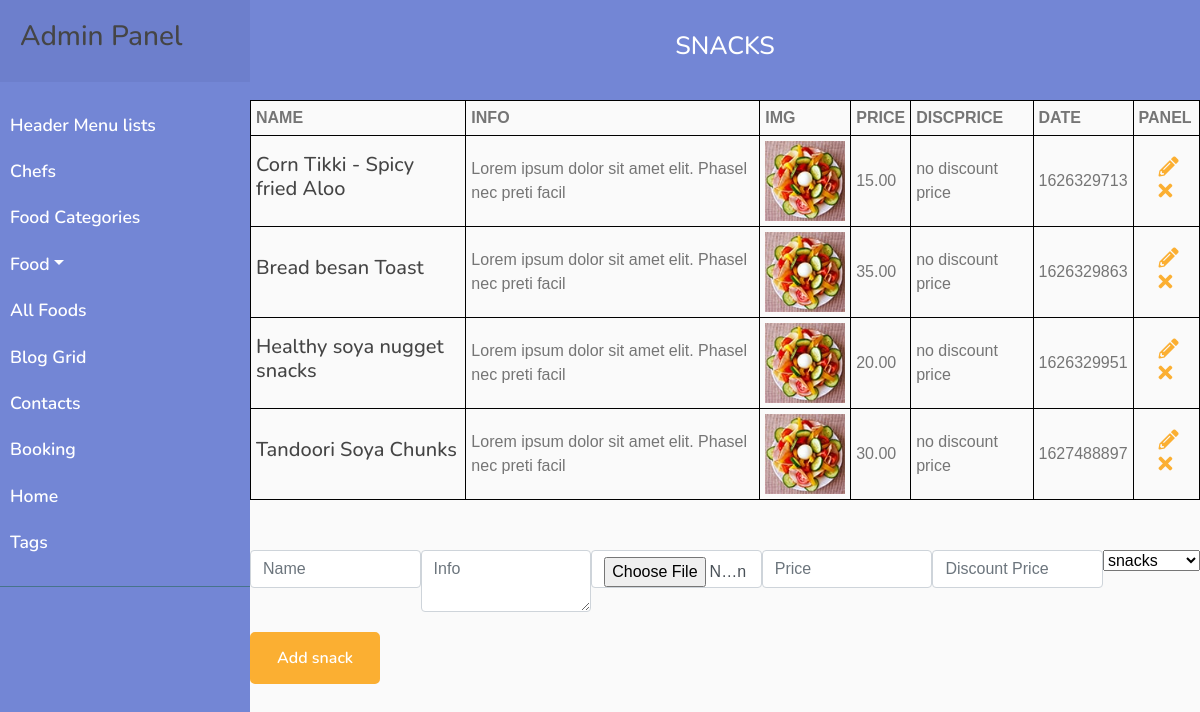
/php/admin/snacks.php?catId=2, run on the app's committed database.
### tables this page shows
CREATE TABLE `all_foods` (
  `id` int(16) NOT NULL,
  `name` varchar(128) NOT NULL,
  `info` text NOT NULL,
  `img` varchar(128) NOT NULL,
  `price` varchar(16) NOT NULL,
  `discPrice` varchar(16) NOT NULL,
  `categories_id` int(16) NOT NULL,
  `date` int(32) NOT NULL
);

### php/admin/snacks.php (the view, shortened to what this page needs)
<!DOCTYPE html>
<html lang="en">
<head>
    <link href="https://stackpath.bootstrapcdn.com/bootstrap/4.4.1/css/bootstrap.min.css" rel="stylesheet">
    <link href="https://cdnjs.cloudflare.com/ajax/libs/font-awesome/5.10.0/css/all.min.css" rel="stylesheet">
    <link href="../../lib/animate/animate.min.css" rel="stylesheet">
    <link href="../../lib/owlcarousel/assets/owl.carousel.min.css" rel="stylesheet">
    <link href="../../lib/flaticon/font/flaticon.css" rel="stylesheet">
    <link href="../../lib/tempusdominus/css/tempusdominus-bootstrap-4.min.css" rel="stylesheet" />
    <link href="../../css/style.css" rel="stylesheet">
</head>
<body>
    <div class="admin">
        <?php
        require_once "../../components/adminFoodNav.php";
        ?>
        <div class="admin__section admin__section_header-list">
            <div class="admin__section_head">
                <h3 class="admin__section_title">Snacks</h3>
            </div>
            <div class="admin__section_content">
                <div class="admin__section_content">
                    <div class="admin__burgers">
                        <table class="admin__table">
                            <tr>
                                <th class="admin__table_title">name</th>
                                <th class="admin__table_title">info</th>
                                <th class="admin__table_title">img</th>
                                <th class="admin__table_title">price</th>
                                <th class="admin__table_title">discPrice</th>
                                <th class="admin__table_title">date</th>
                                <th class="admin__table_title">panel</th>
                            </tr>
                            <?php
                            $query = "SELECT * FROM all_foods WHERE categories_id = $_GET[catId]";
                            $result = mysqli_query($mysqli, $query);
                            while ($row = mysqli_fetch_assoc($result)) {
                            ?>
                                <tr class="admin__section_item">
                                    <td class="admin__section_item_td">
                                        <h3 class="admin__section_item_name">
                                            <?php echo $row['name'] ?>
                                        </h3>
                                    </td>
                                    <td class="admin__section_item_td">
                                        <?php echo $row['info'] ?>
                                    </td>
                                    <td class="admin__section_item_td">
                                        <div class="admin__section_img">
                                            <img src="../../img/foods/<?php echo $row['img'] ?>" alt="<?php echo $row['name'] ?>">
                                        </div>
                                    </td>
                                    <td class="admin__section_item_td">
                                        <?php echo $row['price'] ?>
                                    </td>
                                    <td class="admin__section_item_td">
                                        <?php echo $row['discPrice'] ? $row['discPrice'] : "no discount price" ?>
                                    </td>
                                    <td class="admin__section_item_td">
                                        <?php echo $row['date'] ?>
                                    </td>
                                    <td class="admin__section_item_td">
                                        <a href="?catId=<?php echo $_GET["catId"] ?>&id=<?php echo $row["id"] ?>">
                                            <i class="example__class admin__icon fas fa-pencil-alt"></i>
                                        </a>
                                        <a href="./allFoods/remove.php?id=<?php echo $row["id"] ?>">
                                            <i class="admin__icon fas fa-times"></i>
                                        </a>
                                    </td>
                                </tr>
                            <?php } ?>
                        </table>
                    </div>
                    <?php
                    $name = '';
                    $info = '';
                    $price = '';
                    $discPrice = '';
                    ?>
                    <form class="admin__form"
                    action="<?php if (isset($_GET['id'])) {echo './allFoods/update.php';} else {echo './allFoods/insert.php';} ?>" method="POST" enctype="multipart/form-data">
                        <div class="form__flex">
                            <input class="admin__inp admin__inp_food form-control" type="text" name="name" placeholder="Name" required value="<?php echo $name ?>">
                            <textarea class="admin__inp admin__inp_food form-control" name="info" placeholder="Info"><?php echo $info ?></textarea>
                            <input class="admin__inp admin__inp_food form-control" type="file" name="img"
                            <?php if (!isset($_GET['id'])) {echo 'required';} ?>>
                            <input class="admin__inp admin__inp_food form-control" type="number" name="price" placeholder="Price" required value="<?php echo $price ?>">
                            <input class="admin__inp admin__inp_food form-control" type="number" name="discPrice" placeholder="Discount Price" value="<?php echo $discPrice ?>">
                            <select name="categoriesId" id="categoriesId" name="categoriesId">
                                <?php
                                $query = 'SELECT * FROM food_categories';
                                $result = mysqli_query($mysqli, $query);
                                while ($row = mysqli_fetch_assoc($result)) { ?>
                                    <option value="<?php echo $row['id'] ?>" <?php if ($row['id'] == 2) {
                                                                                    echo "selected='true'";
                                                                                } else {
                                                                                    echo false;
                                                                                } ?>>
                                        <?php echo $row['name'] ?></option>
                                <?php } ?>
                            </select>
                        </div>
                        <div>
                            <button class="btn custom-btn admin__form_btn">Add snack</button>
                        </div>
                    </form>
                </div>
            </div>
        </div>
    </div>
</body>
</html>

### css/style.css (style rules this page uses)
body { color: #757575; background: #ffffff; font-family: 'open sans', sans-serif; }
h1, h2, h3, h4, h5, h6 { color: #454545; font-family: 'Nunito', sans-serif; }
a { font-family: 'Nunito', sans-serif; font-weight: 600; color: #fbaf32; transition: .3s; }
.btn.custom-btn { padding: 12px 25px; font-family: 'Nunito', sans-serif; font-size: 16px; font-weight: 600; color: #ffffff; background: #fbaf32; border: 2px solid #fbaf32; border-radius: 5px; transition: .5s; }
.form__flex { width: 100%; display: flex; justify-content: space-between; }
.admin__inp { width: 30%; }
.admin__inp_food { width: 18%; }
#categoriesId { height: max-content; }
.admin__form_btn { margin-top: 20px; }
body { font-family: 'Poppins', sans-serif; background: #fafafa; }
.admin { display: flex; justify-content: space-between }
.admin__section { width: calc(100% - 250px); }
.admin__section_head { width: 100%; height: 100px; background: #7386D5; display: flex; justify-content: center; align-items: center; }
.admin__section_title { font-size: 25px; color: #ffffff; text-transform: uppercase; }
.admin__section_content { width: 100%; height: calc(100% - 100px); }
.admin__table { width: 100%; border-collapse: collapse; }
.admin__table_title { text-transform: uppercase; }
.admin__table_title, .admin__section_item_td { padding: 5px; border: 1px solid black; }
.admin__section_item { width: 100%; padding: 10px; }
.admin__section_img { width: 80px; }
.admin__section_img > img { width: 100%; display: block; }
.admin__section_item_name, .admin__section_item_pos { font-size: 20px; }
.admin__section_item_td:last-child { width: 7%; }
.admin__icon { font-size: 20px; cursor: pointer; margin-left: 20px; }
.admin__form { margin-top: 50px; }

### data on the page
all_foods: name "Corn Tikki - Spicy fried Aloo", info "Lorem ipsum dolor sit amet elit. Phasel nec preti facil", img (picture), price "15.00", discPrice "no discount price", date "1626329713"
all_foods: name "Bread besan Toast", info "Lorem ipsum dolor sit amet elit. Phasel nec preti facil", img (picture), price "35.00", discPrice "no discount price", date "1626329863"
all_foods: name "Healthy soya nugget snacks", info "Lorem ipsum dolor sit amet elit. Phasel nec preti facil", img (picture), price "20.00", discPrice "no discount price", date "1626329951"
all_foods: name "Tandoori Soya Chunks", info "Lorem ipsum dolor sit amet elit. Phasel nec preti facil", img (picture), price "30.00", discPrice "no discount price", date "1627488897"

### other printed values
form field categoriesId "snacks"
